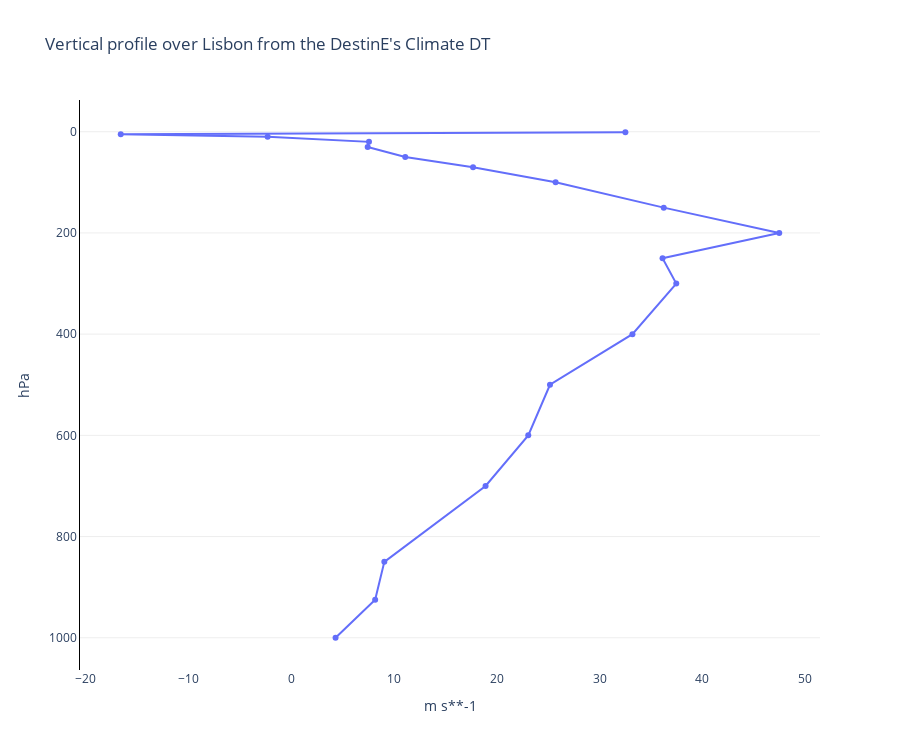

Write notebook code for a chart like this one.
### Code cell
chart = Chart()
fig = chart.fig
fig['layout']['yaxis']['autorange'] = "reversed"
chart.line(da, y="levelist")
chart.fig.update_layout(yaxis={"title": "hPa"})
chart.title("Vertical profile over Lisbon from the DestinE's Climate DT")
chart.show()

### Figure 1 — Plotly figure (JSON) as saved in the notebook; plotly's stock layout.template omitted (floating-point values rounded to 4 significant figures)
{"data": [{"type": "scatter", "x": [32.51, -16.6, -2.307, 7.557, 7.429, 11.09, 17.68, 25.72, 36.24, 47.48, 36.12, 37.46, 33.19, 25.17, 23.06, 18.9, 9.051, 8.158, 4.305], "y": [1, 5, 10, 20, 30, 50, 70, 100, 150, 200, 250, 300, 400, 500, 600, 700, 850, 925, 1000]}], "layout": {"colorway": ["#636EFA", "#EF553B", "#00CC96", "#AB63FA", "#FFA15A", "#19D3F3", "#FF6692", "#B6E880", "#FF97FF", "#FECB52"], "height": 750, "hovermode": "x", "plot_bgcolor": "white", "showlegend": false, "title": {"text": "Vertical profile over Lisbon from the DestinE's Climate DT"}, "xaxis": {"anchor": "y", "domain": [0, 1], "gridwidth": 1, "showgrid": false, "showline": false, "title": {"text": "m s**-1"}, "zeroline": false}, "yaxis": {"anchor": "x", "autorange": "reversed", "domain": [0, 1], "gridcolor": "#EEEEEE", "linecolor": "black", "showgrid": true, "showline": true, "title": {"text": "hPa"}, "zeroline": false}}}
